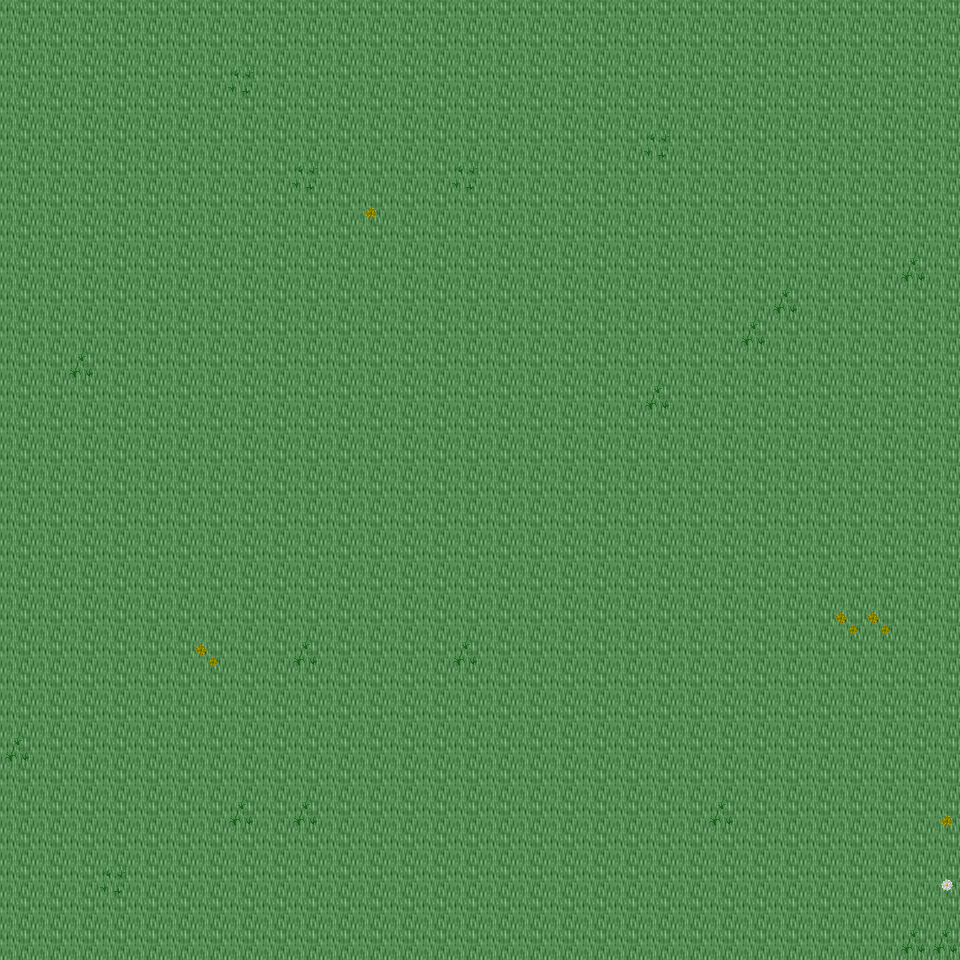

A level layout from a 2D game, rendered from its tile map. Below: a short description, then the map file with tile-grid data replaced by summaries:
An orthogonal 30x30 tile map with 32x32 px tiles, 6 tile layers (Ground, Object, Object2, Above, ...), 29 tilesets and 3 objects (3x mapExit).

<map version="1.0" orientation="orthogonal" renderorder="right-down" width="30" height="30" tilewidth="32" tileheight="32" nextobjectid="4">
  <tileset firstgid="1" name="tileset_ground_ground" tilewidth="32" tileheight="32" tilecount="33" columns="3">
    <image source="../drawable/tileset_ground_ground.png" width="96" height="352" />
  </tileset>
  <tileset firstgid="34" name="tileset_plant_flower_daisy_white" tilewidth="32" tileheight="32" tilecount="8" columns="2">
    <image source="../drawable/tileset_plant_flower_daisy_white.png" width="64" height="128" />
  </tileset>
  <tileset firstgid="42" name="tileset_plant_grasses" tilewidth="32" tileheight="32" tilecount="6" columns="3">
    <image source="../drawable/tileset_plant_grasses.png" width="96" height="64" />
  </tileset>
  <tileset firstgid="48" name="tileset_plant_flower_daisy_yellow" tilewidth="32" tileheight="32" tilecount="8" columns="2">
    <image source="../drawable/tileset_plant_flower_daisy_yellow.png" width="64" height="128" />
  </tileset>
  <tileset firstgid="56" name="tileset_plant_leaves" tilewidth="32" tileheight="32" tilecount="8" columns="4">
    <image source="../drawable/tileset_plant_leaves.png" width="128" height="64" />
  </tileset>
  <tileset firstgid="64" name="tileset_building_wall_wall_brown" tilewidth="32" tileheight="32" tilecount="12" columns="3">
    <image source="../drawable/tileset_building_wall_wall_brown.png" width="96" height="128" />
  </tileset>
  <tileset firstgid="76" name="tileset_building_wall_stone" tilewidth="32" tileheight="32" tilecount="12" columns="3">
    <image source="../drawable/tileset_building_wall_stone.png" width="96" height="128" />
  </tileset>
  <tileset firstgid="88" name="tileset_plant_bush_bushes" tilewidth="32" tileheight="32" tilecount="10" columns="5">
    <image source="../drawable/tileset_plant_bush_bushes.png" width="160" height="64" />
  </tileset>
  <tileset firstgid="98" name="tileset_plant_cactus" tilewidth="32" tileheight="32" tilecount="2" columns="1">
    <image source="../drawable/tileset_plant_cactus.png" width="32" height="64" />
  </tileset>
  <tileset firstgid="100" name="tileset_plant_stump_stump_brown" tilewidth="32" tileheight="32" tilecount="4" columns="2">
    <image source="../drawable/tileset_plant_stump_stump_brown.png" width="64" height="64" />
  </tileset>
  <tileset firstgid="104" name="tileset_plant_tree_tree_darkgreen" tilewidth="32" tileheight="32" tilecount="88" columns="8">
    <image source="../drawable/tileset_plant_tree_tree_darkgreen.png" width="256" height="352" />
  </tileset>
  <tileset firstgid="192" name="tileset_building_window_window_long" tilewidth="32" tileheight="32" tilecount="3" columns="3">
    <image source="../drawable/tileset_building_window_window_long.png" width="96" height="32" />
  </tileset>
  <tileset firstgid="195" name="tileset_building_door_door_n" tilewidth="32" tileheight="32" tilecount="6" columns="3">
    <image source="../drawable/tileset_building_door_door_n.png" width="96" height="64" />
  </tileset>
  <tileset firstgid="201" name="tileset_building_roof_green" tilewidth="32" tileheight="32" tilecount="20" columns="5">
    <image source="../drawable/tileset_building_roof_green.png" width="160" height="128" />
  </tileset>
  <tileset firstgid="221" name="tileset_plant_vine" tilewidth="32" tileheight="32" tilecount="3" columns="1">
    <image source="../drawable/tileset_plant_vine.png" width="32" height="96" />
  </tileset>
  <tileset firstgid="224" name="tileset_item_corpse_skull_dark" tilewidth="32" tileheight="32" tilecount="2" columns="2">
    <image source="../drawable/tileset_item_corpse_skull_dark.png" width="64" height="32" />
  </tileset>
  <tileset firstgid="226" name="tileset_logic_creature_animal" tilewidth="32" tileheight="32" tilecount="32" columns="8">
    <image source="../drawable/tileset_logic_creature_animal.png" width="256" height="128" />
  </tileset>
  <tileset firstgid="258" name="tileset_logic_creature_elf" tilewidth="32" tileheight="32" tilecount="16" columns="8">
    <image source="../drawable/tileset_logic_creature_elf.png" width="256" height="64" />
  </tileset>
  <tileset firstgid="274" name="tileset_logic_collision" tilewidth="32" tileheight="32" tilecount="1" columns="1">
    <image source="../drawable/tileset_logic_collision.png" width="32" height="32" />
  </tileset>
  <tileset firstgid="275" name="tileset_logic_creature_human_evil" tilewidth="32" tileheight="32" tilecount="16" columns="8">
    <image source="../drawable/tileset_logic_creature_human_evil.png" width="256" height="64" />
  </tileset>
  <tileset firstgid="291" name="tileset_building_door_closed" tilewidth="32" tileheight="32" tilecount="1" columns="1">
    <image source="../drawable/tileset_building_door_closed.png" width="32" height="32" />
  </tileset>
  <tileset firstgid="292" name="tileset_logic_portal" tilewidth="32" tileheight="32" tilecount="24" columns="8">
    <image source="../drawable/tileset_logic_portal.png" width="256" height="96" />
  </tileset>
  <tileset firstgid="316" name="tileset_ground_blue_paving" tilewidth="32" tileheight="32" tilecount="2" columns="1">
    <image source="../drawable/tileset_ground_blue_paving.png" width="32" height="64" />
  </tileset>
  <tileset firstgid="318" name="tileset_ground_green_paving" tilewidth="32" tileheight="32" tilecount="18" columns="3">
    <image source="../drawable/tileset_ground_green_paving.png" width="96" height="192" />
  </tileset>
  <tileset firstgid="336" name="tileset_logic_protection" tilewidth="32" tileheight="32" tilecount="2" columns="2">
    <image source="../drawable/tileset_logic_protection.png" width="64" height="32" />
  </tileset>
  <tileset firstgid="338" name="tileset_object_rotating_crystal" tilewidth="32" tileheight="32" tilecount="48" columns="8">
    <image source="../drawable/tileset_object_rotating_crystal.png" width="256" height="192" />
  </tileset>
  <tileset firstgid="386" name="tileset_light_white_1x1" tilewidth="32" tileheight="32" tilecount="1" columns="1">
    <image source="../drawable/tileset_light_white_1x1.png" width="32" height="32" />
  </tileset>
  <tileset firstgid="387" name="tileset_light_light_5x5" tilewidth="32" tileheight="32" tilecount="25" columns="5">
    <image source="../drawable/tileset_light_light_5x5.png" width="160" height="160" />
  </tileset>
  <tileset firstgid="412" name="tileset_logic_creature_ogre" tilewidth="32" tileheight="32" tilecount="4" columns="4">
    <image source="../drawable/tileset_logic_creature_ogre.png" width="128" height="32" />
  </tileset>
  <layer name="Ground" width="30" height="30">
    <data>[900 cells, 900 non-empty, 1 distinct tile ids]</data>
  </layer>
  <layer name="Object" width="30" height="30">
    <data>[900 cells, 24 non-empty, 5 distinct tile ids]</data>
  </layer>
  <layer name="Object2" width="30" height="30">
    <data>[900 cells, 0 non-empty, 0 distinct tile ids]</data>
  </layer>
  <layer name="Above" width="30" height="30">
    <data>[900 cells, 0 non-empty, 0 distinct tile ids]</data>
  </layer>
  <layer name="Above2" width="30" height="30">
    <data>[900 cells, 0 non-empty, 0 distinct tile ids]</data>
  </layer>
  <layer name="Walkable" width="30" height="30">
    <data>[900 cells, 0 non-empty, 0 distinct tile ids]</data>
  </layer>
  <objectgroup name="MapEvents">
    <object id="1" name="south" type="mapExit" x="0" y="928" width="960" height="32">
      <properties>
        <property name="map" value="level_0_x173_y60" />
        <property name="x" value="0" />
        <property name="y" value="1" />
      </properties>
    </object>
    </objectgroup>
</map>
<!-- 2 of 3 objects omitted -->
